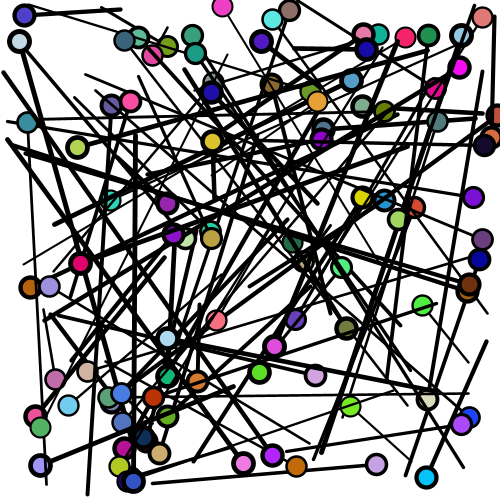
Frame 1 (no input)
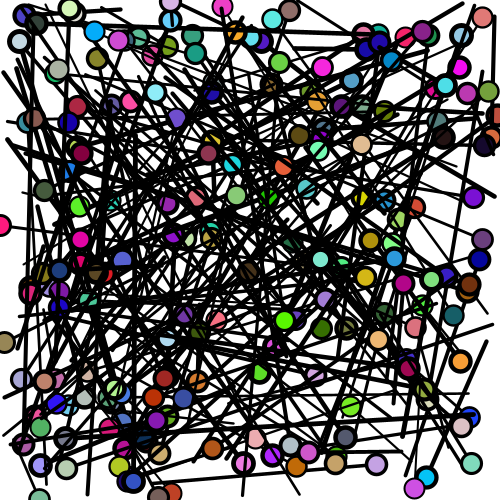
Frame 2 (the mouse pressed at the canvas centre, redrawn once)

The Processing sketch that drew these frames (run headless with seeded random() and noise(); the mouse was pressed at the canvas centre and the sketch redrawn once):

// Processing sketch: processing_58620
// ── processing_58620.pde

void setup(){  // setup da imagem de fundo
  
  size (500, 500); //  tamanho da janela de fundo
  background (255); // cor de fundo
  smooth(); // suaviza a imagem
  noLoop(); // não existe repetição

 

}

void draw(){ //definições do desenho
  
  
     
  for ( int i = 0; i < 100; i++) // repetição do número de círculos e rectas
  {
   
  float posX1 = random (0, 500); // variável para a posição horizontal das recta
  float posY1 = random (0, 500); // variável para a posição vertical das rectas
  float posX2 = random (0, 500); // variável para a posição horizontal das recta
  float posY2 = random (0, 500); // variável para a posição vertical das rectas 
  float s = random (2, 5); // espessura do contorno varia entre 2 e 5 
    
   strokeWeight(s); // espessura do contorno
   stroke(0); // cor do contorno
   line( posX1, posY1, posX2, posY2); // desenho das linhas
  
  float r = random (255); // cor variável para vermelhos
  float g = random (255); // cor variável para verdes
  float b = random (255); // cor variável para azuis
  
   fill(r,g,b); // cor dos círculos
   ellipse(posX1, posY1, 20, 20); // desenho dos círculos
    
  }
  
}
